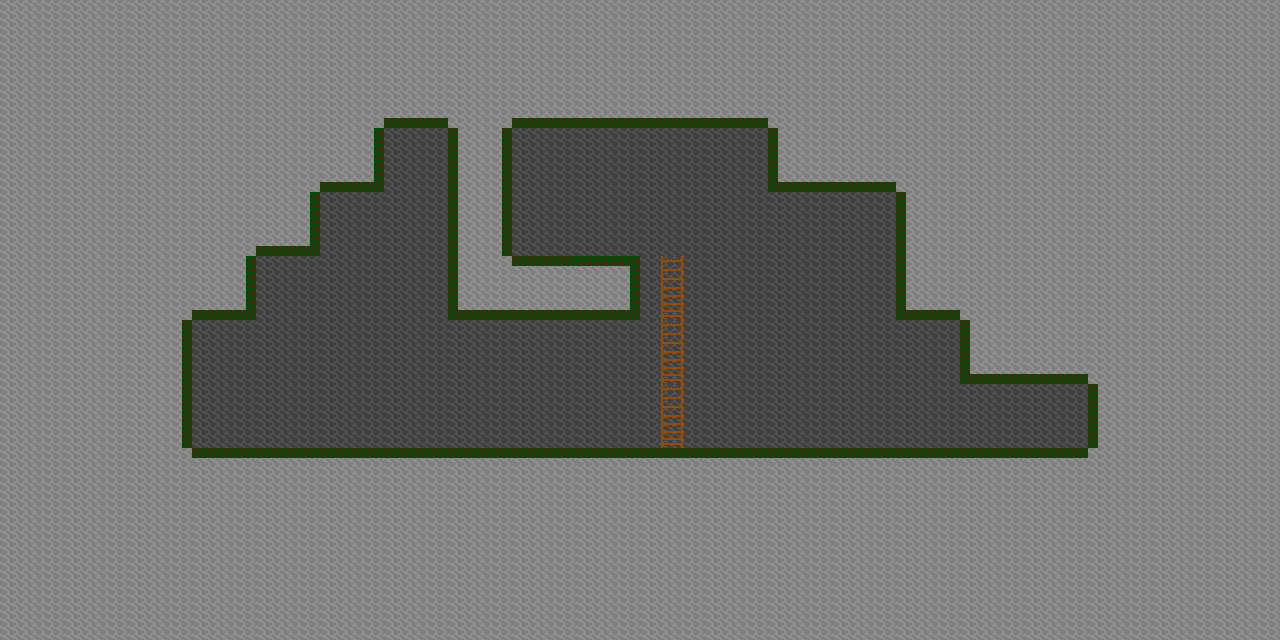

This is a level from a 2D game, rendered from its Tiled map with the project's own tilesets. A one-line summary and the complete map file follow:
An orthogonal 20x10 tile map with 64x64 px tiles, 2 tile layers (Background, MainLayer).

<map version="1.2" tiledversion="1.3.2" orientation="orthogonal" renderorder="right-down" compressionlevel="-1" width="20" height="10" tilewidth="64" tileheight="64" infinite="0" nextlayerid="3" nextobjectid="1">
 <tileset firstgid="1" source="PHTiles.tsx" />
 <layer id="2" name="Background" width="20" height="10">
  <data encoding="csv">
1,1,1,1,1,1,1,1,1,1,1,1,1,1,1,1,1,1,1,1,
1,1,1,1,1,1,1,1,1,1,1,1,1,1,1,1,1,1,1,1,
1,1,1,1,1,1,1,1,1,1,1,1,1,1,1,1,1,1,1,1,
1,1,1,1,1,1,1,1,1,1,1,1,1,1,1,1,1,1,1,1,
1,1,1,1,1,1,1,1,1,1,1,1,1,1,1,1,1,1,1,1,
1,1,1,1,1,1,1,1,1,1,1,1,1,1,1,1,1,1,1,1,
1,1,1,1,1,1,1,1,1,1,1,1,1,1,1,1,1,1,1,1,
1,1,1,1,1,1,1,1,1,1,1,1,1,1,1,1,1,1,1,1,
1,1,1,1,1,1,1,1,1,1,1,1,1,1,1,1,1,1,1,1,
1,1,1,1,1,1,1,1,1,1,1,1,1,1,1,1,1,1,1,1
</data>
 </layer>
 <layer id="1" name="MainLayer" width="20" height="10">
  <data encoding="csv">
2,2,2,2,2,2,2,2,2,2,2,2,2,2,2,2,2,2,2,2,
2,2,2,2,2,2,3,2,3,3,3,3,2,2,2,2,2,2,2,2,
2,2,2,2,2,13,1,18,1,1,1,1,10,3,2,2,2,2,2,2,
2,2,2,2,13,1,1,18,1,1,1,1,1,1,5,2,2,2,2,2,
2,2,2,13,1,1,1,10,9,16,17,1,1,1,10,2,2,2,2,2,
2,2,6,1,1,1,1,1,1,1,17,1,1,1,1,10,3,2,2,2,
2,2,6,1,1,1,1,1,1,1,17,1,1,1,1,1,1,5,2,2,
2,2,2,4,4,4,4,4,4,4,4,4,4,4,4,4,4,2,2,2,
2,2,2,2,2,2,2,2,2,2,2,2,2,2,2,2,2,2,2,2,
2,2,2,2,2,2,2,2,2,2,2,2,2,2,2,2,2,2,2,2
</data>
 </layer>
</map>